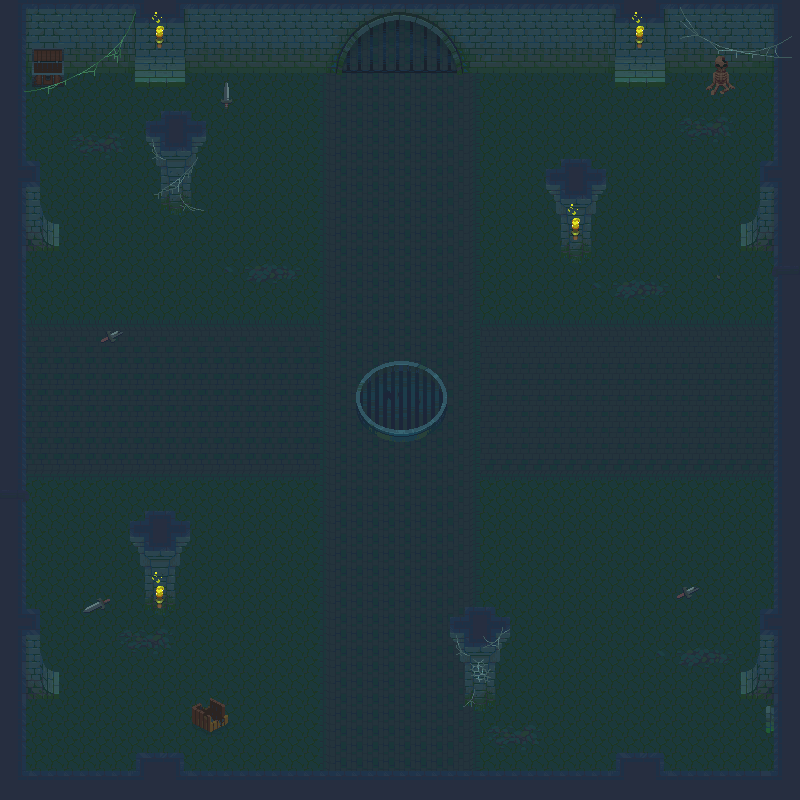

This game map was drawn from its Tiled (.tmx) file and the tilesets committed beside it. A one-line description and the trimmed map source follow:
An orthogonal 50x50 tile map with 16x16 px tiles, 4 tile layers (floor, wall, object, object2), 5 tilesets.

<map version="1.10" tiledversion="1.10.1" orientation="orthogonal" renderorder="right-down" width="50" height="50" tilewidth="16" tileheight="16" infinite="0" nextlayerid="8" nextobjectid="1">
 <tileset firstgid="1" name="Tileset-Terrain2" tilewidth="16" tileheight="16" tilecount="11440" columns="130">
  <image source="../Tileset-Terrain2.png" width="2080" height="1408" />
 </tileset>
 <tileset firstgid="11441" name="Tileset-Terrain" tilewidth="16" tileheight="16" tilecount="16900" columns="130">
  <image source="../Tileset-Terrain.png" width="2080" height="2080" />
 </tileset>
 <tileset firstgid="28341" name="giant pipe" tilewidth="32" tileheight="32" tilecount="27" columns="3">
  <image source="../giant pipe.png" width="96" height="288" />
 </tileset>
 <tileset firstgid="28368" name="torch1-lit" tilewidth="16" tileheight="16" tilecount="128" columns="32">
  <image source="../torch1-lit.png" width="512" height="64" />
  <tile id="1">
   <animation>
    <frame tileid="1" duration="200" />
    <frame tileid="5" duration="200" />
    <frame tileid="9" duration="200" />
    <frame tileid="13" duration="200" />
    <frame tileid="17" duration="200" />
    <frame tileid="21" duration="200" />
    <frame tileid="25" duration="200" />
    <frame tileid="29" duration="200" />
   </animation>
  </tile>
  <tile id="2">
   <animation>
    <frame tileid="2" duration="200" />
    <frame tileid="6" duration="200" />
    <frame tileid="10" duration="200" />
    <frame tileid="14" duration="200" />
    <frame tileid="18" duration="200" />
    <frame tileid="22" duration="200" />
    <frame tileid="26" duration="200" />
    <frame tileid="30" duration="200" />
   </animation>
  </tile>
  <tile id="33">
   <animation>
    <frame tileid="33" duration="200" />
    <frame tileid="37" duration="200" />
    <frame tileid="41" duration="200" />
    <frame tileid="45" duration="200" />
    <frame tileid="49" duration="200" />
    <frame tileid="53" duration="200" />
    <frame tileid="57" duration="200" />
    <frame tileid="61" duration="200" />
   </animation>
  </tile>
  <tile id="34">
   <animation>
    <frame tileid="34" duration="200" />
    <frame tileid="38" duration="200" />
    <frame tileid="42" duration="200" />
    <frame tileid="46" duration="200" />
    <frame tileid="50" duration="200" />
    <frame tileid="54" duration="200" />
    <frame tileid="58" duration="200" />
    <frame tileid="62" duration="200" />
   </animation>
  </tile>
  <tile id="65">
   <animation>
    <frame tileid="65" duration="200" />
    <frame tileid="69" duration="200" />
    <frame tileid="73" duration="200" />
    <frame tileid="77" duration="200" />
    <frame tileid="81" duration="200" />
    <frame tileid="85" duration="200" />
    <frame tileid="89" duration="200" />
    <frame tileid="93" duration="200" />
   </animation>
  </tile>
  <tile id="66">
   <animation>
    <frame tileid="66" duration="200" />
    <frame tileid="70" duration="200" />
    <frame tileid="74" duration="200" />
    <frame tileid="78" duration="200" />
    <frame tileid="82" duration="200" />
    <frame tileid="86" duration="200" />
    <frame tileid="90" duration="200" />
    <frame tileid="94" duration="200" />
   </animation>
  </tile>
 </tileset>
 <tileset firstgid="28496" name="atlas-props" tilewidth="16" tileheight="16" tilecount="12508" columns="118">
  <image source="../atlas-props.png" width="1899" height="1696" />
 </tileset>
 <layer id="3" name="floor" width="50" height="50">
  <data>[2500 cells, 2500 non-empty, 8 distinct tile ids]</data>
 </layer>
 <layer id="4" name="wall" width="50" height="50">
  <data>[2500 cells, 598 non-empty, 183 distinct tile ids]</data>
 </layer>
 <layer id="5" name="object" width="50" height="50">
  <data>[2500 cells, 307 non-empty, 150 distinct tile ids]</data>
 </layer>
 <layer id="7" name="object2" width="50" height="50">
  <data>[2500 cells, 137 non-empty, 127 distinct tile ids]</data>
 </layer>
</map>
